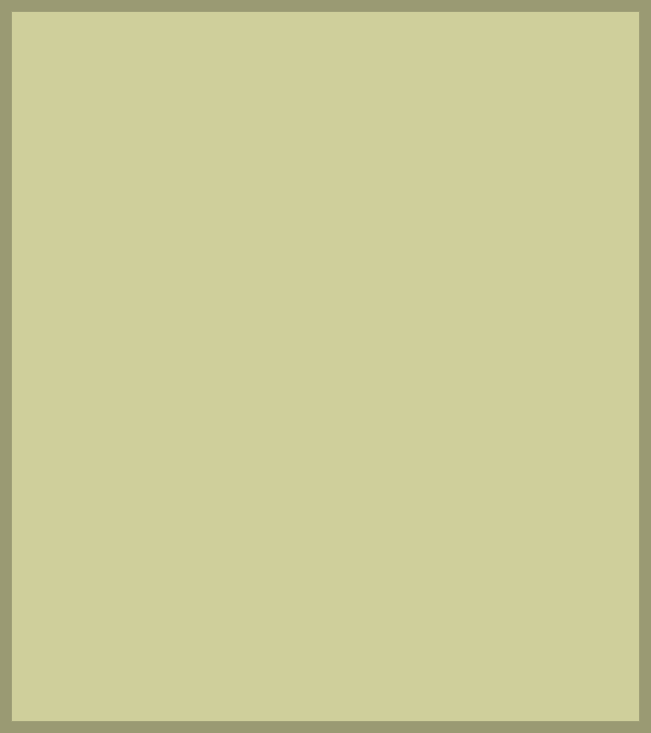
<?xml version="1.0" encoding="UTF-8"?>
<ui version="4.0">
 <class>TurretWidget</class>
 <widget class="QWidget" name="TurretWidget">
  <property name="geometry">
   <rect>
    <x>0</x>
    <y>0</y>
    <width>651</width>
    <height>733</height>
   </rect>
  </property>
  <property name="windowTitle">
   <string>TurretWidget</string>
  </property>
  <property name="styleSheet">
   <string notr="true">background-color: rgb(154, 154, 115);</string>
  </property>
  <layout class="QHBoxLayout" name="horizontalLayout">
   <item>
    <widget class="QTableView" name="turret_table_view">
     <property name="styleSheet">
      <string notr="true">background-color: rgb(207, 207, 155);</string>
     </property>
    </widget>
   </item>
  </layout>
 </widget>
 <layoutdefault spacing="6" margin="11"/>
 <resources/>
 <connections/>
</ui>
